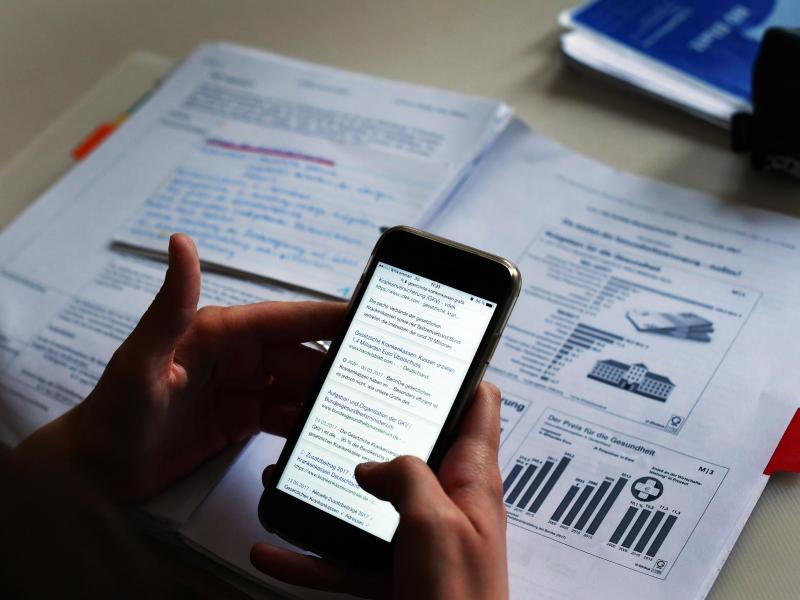
#> input picture assets/test/test5.jpg, 800 x 600 px, found by its file name
$ python edge_detection-both_edgesv0.py
#> lines starting #> are read from the running program, lines starting #| are printed output that depends on the picture; after the words box and inside, x2 and y2 are one past the last pixel; in counts of white or black regions, pixels touching at a corner belong together
# Trying to find the longest and kind of perpendicular edges of the phone to calculate the angles for the rotational matrix.
# A lot of errors.
# Lots of print statements because of debugging reasons.

import cv2
import numpy as np


def detect_edges(image):
    gray = cv2.cvtColor(image, cv2.COLOR_BGR2GRAY)
    blurred = cv2.GaussianBlur(gray, (5, 5), 0)
    edges = cv2.Canny(blurred, 50, 150)
    return edges


def detect_lines(edges):
    lines = cv2.HoughLinesP(edges, 1, np.pi / 180, threshold=50, minLineLength=50, maxLineGap=10)
    return lines


def find_longest_line(lines):
    longest_line = max(lines, key=lambda line: np.sqrt((line[0][2] - line[0][0]) ** 2 + (line[0][3] - line[0][1]) ** 2),
                       default=None)
    return longest_line


def find_perpendicular_lines(longest_line, lines):
    x1, y1, x2, y2 = longest_line[0]
    angle_long = np.arctan2(y2 - y1, x2 - x1)
    angle_perpendicular = angle_long + np.pi / 2  # Perpendicular angle to find the shorter edge of the phone

    print(f"Angle of long edge: {np.degrees(angle_long):.2f} degrees")
    print(f"Perpendicular angle: {np.degrees(angle_perpendicular):.2f} degrees")

    perpendicular_lines = []
    for line in lines:
        if np.array_equal(line, longest_line):
            continue
        x3, y3, x4, y4 = line[0]
        angle = np.arctan2(y4 - y3, x4 - x3)
        angle_diff = abs(angle - angle_perpendicular)
        print(
            f"Detected line angle: {np.degrees(angle):.2f} degs, angle diff: {np.degrees(angle_diff):.2f} degs")
        if np.isclose(angle_diff, 0, atol=np.pi / 6):  # Allow for larger deviation
            perpendicular_lines.append(line)

    if perpendicular_lines:
        longest_perpendicular_line = max(perpendicular_lines, key=lambda line: np.sqrt(
            (line[0][2] - line[0][0]) ** 2 + (line[0][3] - line[0][1]) ** 2), default=None)
        return longest_perpendicular_line
    return None


def calculate_angle(line):
    x1, y1, x2, y2 = line[0]
    angle = np.arctan2(y2 - y1, x2 - x1)
    return np.degrees(angle)


def draw_angle(image, line, angle, color=(0, 0, 255)):
    x1, y1, x2, y2 = line[0]
    cv2.line(image, (x1, y1), (x2, y2), color, 5)
    mid_x, mid_y = (x1 + x2) // 2, (y1 + y2) // 2

    angle_text = f"{angle:.2f} degs"
    cv2.putText(image, angle_text, (mid_x + 10, mid_y - 10), cv2.FONT_HERSHEY_COMPLEX, 0.5, color, 1, cv2.LINE_AA)
    return image


def main():
    # Read and resize the image
    frame = cv2.imread("../assets/test/test5.jpg")
#> frame is the input picture: shape (600, 800, 3); mean B, G, R 127.3, 120, 118.9
    frame = cv2.resize(frame, (500, 500))
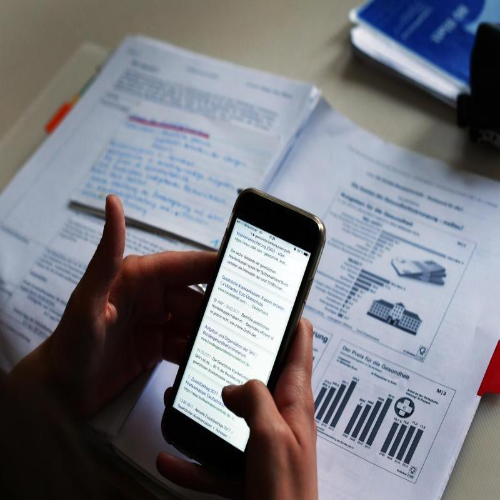
#> frame: shape (500, 500, 3); mean B, G, R 127.2, 119.9, 118.8

    # Detect edges
    edges = detect_edges(frame)
#> in detect_edges, `gray = cv2.cvtColor(image, cv2.COLOR_BGR2GRAY)`:
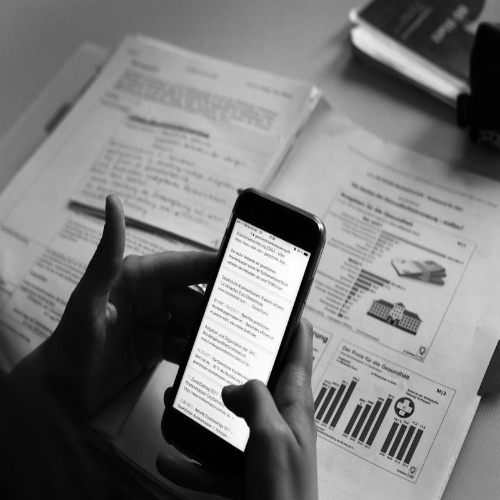
#> gray: shape (500, 500); min 0, max 254, mean 120.4
#> in detect_edges, `edges = cv2.Canny(blurred, 50, 150)`:
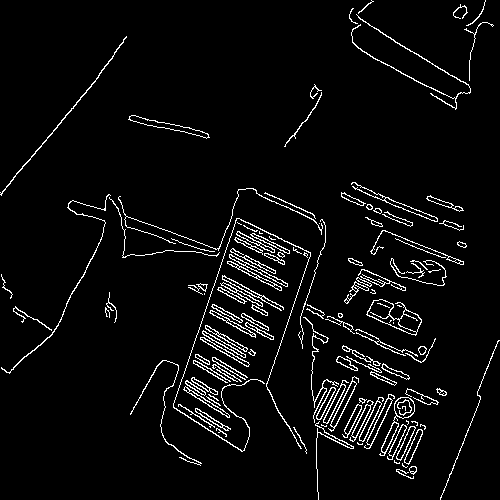
#> edges: shape (500, 500); 4.6% white in thin lines or dots

    # Detect lines using Hough Transform
    lines = detect_lines(edges)
#> in detect_lines, `lines = cv2.HoughLinesP(edges, 1, np.pi / 180, threshold=50, minLineLe..`: lines = 81 rows, first 6: [196, 247, 281, 290], [173, 406, 224, 255], [0, 192, 101, 72], [175, 240, 271, 268], [343, 346, 408, 376], [119, 214, 259, 262]

    if lines is not None:
        # Find the longest edge
        long_edge_line = find_longest_line(lines)
#> in find_longest_line, `longest_line = max(lines, key=lambda line: np.sqrt((line[0][2] - line[..`: longest_line = [[173, 406, 224, 255]]
#> long_edge_line = [[173, 406, 224, 255]]

        if long_edge_line is not None:
            # Find the perpendicular short edge
            short_edge_line = find_perpendicular_lines(long_edge_line, lines)
#> in find_perpendicular_lines, `x1, y1, x2, y2 = longest_line[0]`: x1 = 173; y1 = 406; x2 = 224; y2 = 255
#> in find_perpendicular_lines, `angle_long = np.arctan2(y2 - y1, x2 - x1)`: angle_long = -1.25
#> in find_perpendicular_lines, `angle_perpendicular = angle_long + np.pi / 2`: angle_perpendicular = 0.326
#| Angle of long edge: -71.34 degrees
#| Perpendicular angle: 18.66 degrees
#> the loop in find_perpendicular_lines, `for line in lines:` made 81 passes
#> (x3, y3, x4, y4, angle, angle_diff) on passes 1, 3, 4, 5, 6, 7, 8, 9, 10, 11, 12, 13: (196, 247, 281, 290, 0.468, 0.143), (0, 192, 101, 72, -0.871, 1.2), (175, 240, 271, 268, 0.284, 0.0419), (343, 346, 408, 376, 0.432, 0.107), (119, 214, 259, 262, 0.33, 0.00458), (196, 335, 247, 366, 0.546, 0.22), (350, 13, 450, 75, 0.555, 0.229), (350, 383, 413, 477, 0.98, 0.655), (351, 382, 414, 472, 0.96, 0.634), (311, 377, 413, 454, 0.647, 0.321), (0, 194, 98, 77, -0.874, 1.2), (369, 195, 459, 230, 0.371, 0.0452)
#| Detected line angle: 26.83 degs, angle diff: 8.17 degs
#| Detected line angle: -49.91 degs, angle diff: 68.58 degs
#| Detected line angle: 16.26 degs, angle diff: 2.40 degs
#| Detected line angle: 24.78 degs, angle diff: 6.11 degs
#| Detected line angle: 18.92 degs, angle diff: 0.26 degs
#| Detected line angle: 31.29 degs, angle diff: 12.63 degs
#| Detected line angle: 31.80 degs, angle diff: 13.14 degs
#| Detected line angle: 56.17 degs, angle diff: 37.51 degs
#> (further printed lines are left out)
#> after the loop in find_perpendicular_lines, `for line in lines:`: perpendicular_lines = 61 items, first 6: [[196, 247, 281, 290]], [[175, 240, 271, 268]], [[343, 346, 408, 376]], [[119, 214, 259, 262]], [[196, 335, 247, 366]], [[350, 13, 450, 75]]
#> in find_perpendicular_lines, `longest_perpendicular_line = max(perpendicular_lines, key=lambda line:..`: longest_perpendicular_line = [[119, 214, 259, 262]]
#> short_edge_line = [[119, 214, 259, 262]]

            if short_edge_line is not None:
                # Calculate the angles of the long and short edge lines
                angle_long = calculate_angle(long_edge_line)
#> in calculate_angle, `x1, y1, x2, y2 = line[0]`: x1 = 173; y1 = 406; x2 = 224; y2 = 255
#> in calculate_angle, `angle = np.arctan2(y2 - y1, x2 - x1)`: angle = -1.25
#> angle_long = -71.34
                angle_short = calculate_angle(short_edge_line)
#> angle_short = 18.92

                # Draw the angles on the original image
                frame = draw_angle(frame, long_edge_line, angle_long, color=(0, 255, 0))
#> in draw_angle, `x1, y1, x2, y2 = line[0]`: x1 = 173; y1 = 406; x2 = 224; y2 = 255
#> in draw_angle, `mid_x, mid_y = (x1 + x2) // 2, (y1 + y2) // 2`: mid_x = 198; mid_y = 330
#> in draw_angle, `angle_text = f"{angle:.2f} degs"`: angle_text = '-71.34 degs'
                frame = draw_angle(frame, short_edge_line, angle_short, color=(255, 0, 0))
#> call 2 of draw_angle, with line = array of shape (1, 4), angle = 18.92, color = (255, 0, 0)
#> in draw_angle (call 2), `x1, y1, x2, y2 = line[0]`: x1 = 119; y1 = 214; x2 = 259; y2 = 262
#> in draw_angle (call 2), `mid_x, mid_y = (x1 + x2) // 2, (y1 + y2) // 2`: mid_x = 189; mid_y = 238
#> in draw_angle (call 2), `angle_text = f"{angle:.2f} degs"`: angle_text = '18.92 degs'
#> in draw_angle (call 2), `cv2.putText(image, angle_text, (mid_x + 10, mid_y - 10), cv2.FONT_HERS..`:
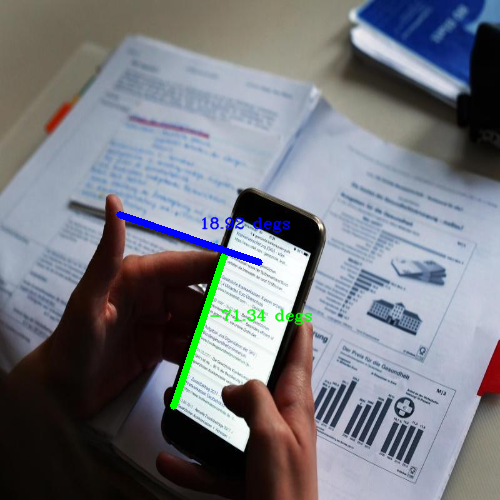
#> image: shape (500, 500, 3); mean B, G, R 127, 119.8, 117.3
            else:
                print("Could not find a perpendicular line.")
                return
        else:
            print("Could not find the long edge.")
            return
    else:
        print("No lines detected :(")
        return

    print(f"Angle of the long edge: {angle_long:.2f} degs")
#| Angle of the long edge: -71.34 degs
    print(f"Angle of the short edge: {angle_short:.2f} degs")
#| Angle of the short edge: 18.92 degs

    # Show the images
    cv2.imshow("Both edges and angles", frame)
    cv2.waitKey(0)
    cv2.destroyAllWindows()


if __name__ == "__main__":
    main()

$ run again, with assets/test/test1.jpg copied over assets/test/test5.jpg
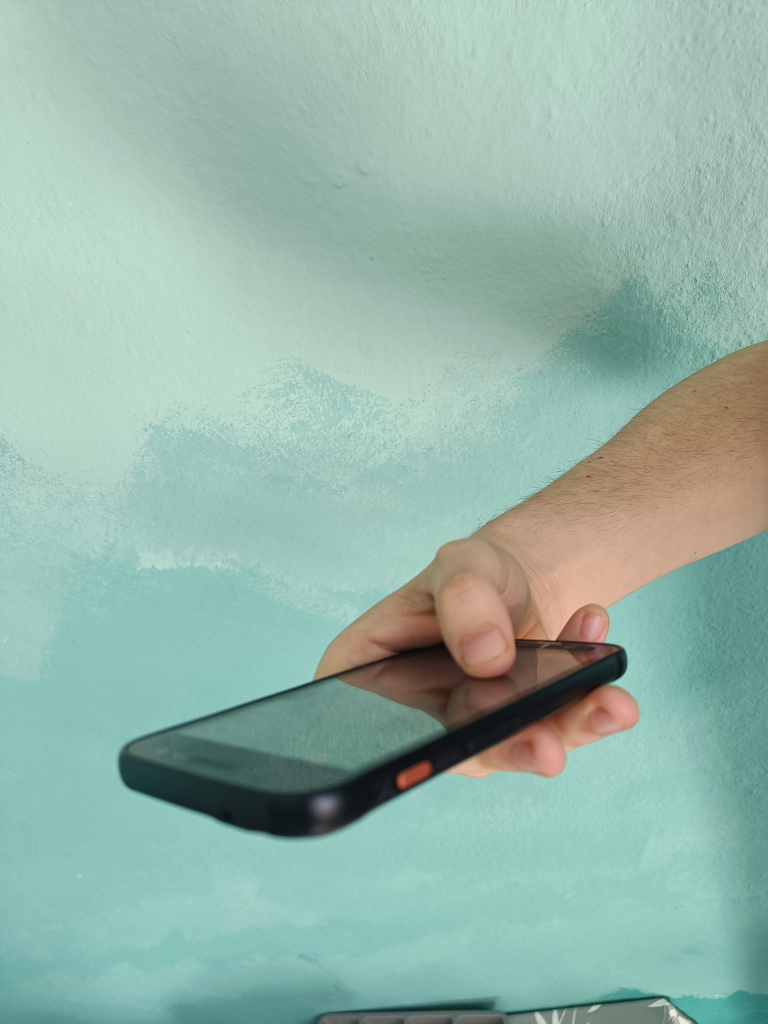
#> input picture assets/test/test1.jpg, 3072 x 4096 px, found by its file name (shown at 1/4 size)
#> in main, frame is the input picture: shape (4096, 3072, 3); mean B, G, R 168.7, 180.5, 149.6
#> frame: shape (500, 500, 3)
#> in detect_edges, `gray = cv2.cvtColor(image, cv2.COLOR_BGR2GRAY)`:
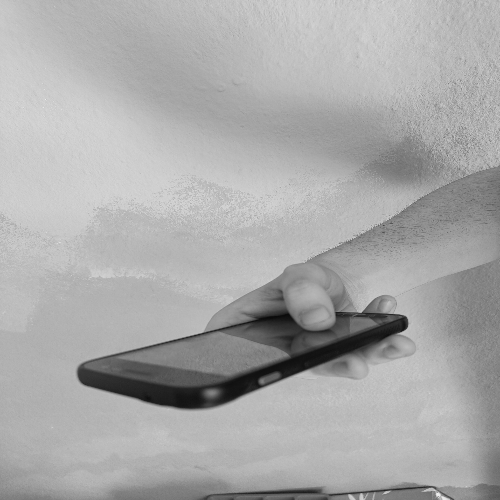
#> gray: shape (500, 500); min 10, max 239, mean 169.8
#> in detect_edges, `edges = cv2.Canny(blurred, 50, 150)`:
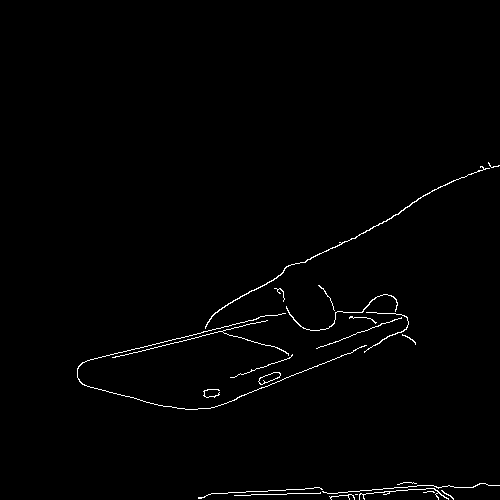
#> edges: shape (500, 500); 1% white in thin lines or dots, all inside (x1, y1, x2, y2) = (77, 162, 500, 500)
#> in detect_lines, `lines = cv2.HoughLinesP(edges, 1, np.pi / 180, threshold=50, minLineLe..`: lines = 13 rows, first 6: [82, 362, 271, 315], [234, 495, 326, 492], [210, 408, 366, 345], [112, 357, 256, 322], [326, 251, 403, 210], [316, 348, 405, 316]
#> longest_line = [[82, 362, 271, 315]]
#> x1 = 82; y1 = 362; x2 = 271; y2 = 315
#> angle_long = -0.244
#> angle_perpendicular = 1.33
#| Angle of long edge: -13.96 degrees
#| Perpendicular angle: 76.04 degrees
#> the loop in find_perpendicular_lines, `for line in lines:` made 13 passes
#> (x3, y3, x4, y4, angle, angle_diff) on passes 2 to 9: (234, 495, 326, 492, -0.0326, 1.36), (210, 408, 366, 345, -0.384, 1.71), (112, 357, 256, 322, -0.238, 1.57), (326, 251, 403, 210, -0.489, 1.82), (316, 348, 405, 316, -0.345, 1.67), (219, 309, 280, 275, -0.508, 1.84), (211, 493, 321, 488, -0.0454, 1.37), (329, 496, 414, 489, -0.0822, 1.41)
#> (printed output is left out)
#> after the loop in find_perpendicular_lines, `for line in lines:`: perpendicular_lines = []

$ run again, with assets/test/test3.jpg copied over assets/test/test5.jpg
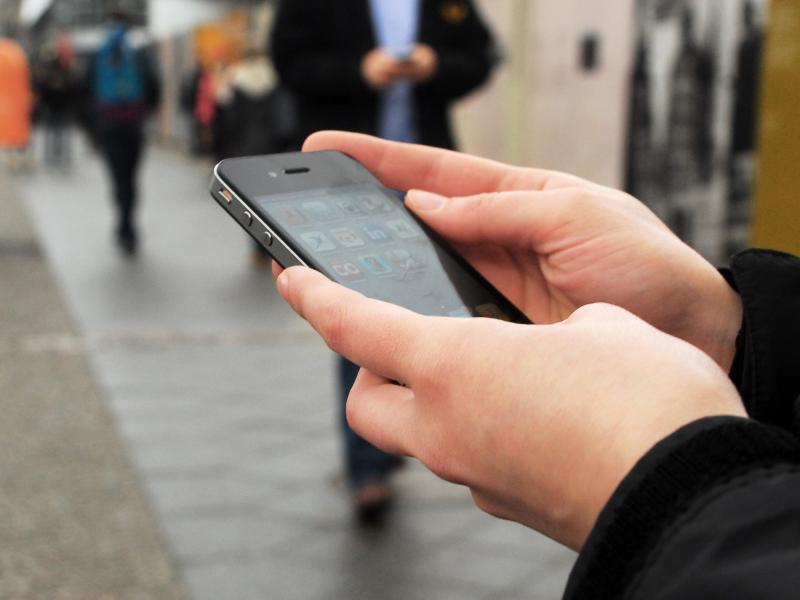
#> input picture assets/test/test3.jpg, 800 x 600 px, found by its file name
#> in main, frame is the input picture: shape (600, 800, 3); mean B, G, R 111, 121.2, 135.4
#> frame: shape (500, 500, 3)
#> in detect_edges, `gray = cv2.cvtColor(image, cv2.COLOR_BGR2GRAY)`:
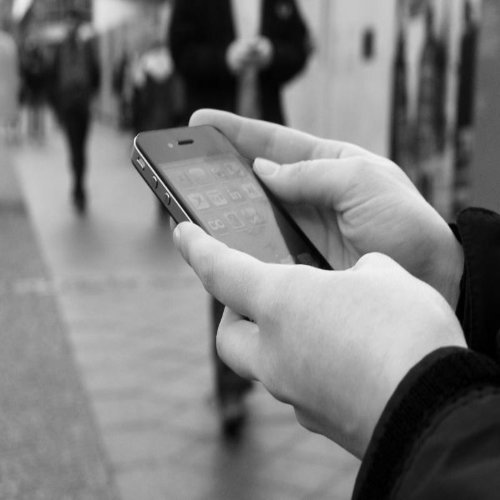
#> gray: shape (500, 500); min 0, max 244, mean 124.2
#> in detect_edges, `edges = cv2.Canny(blurred, 50, 150)`:
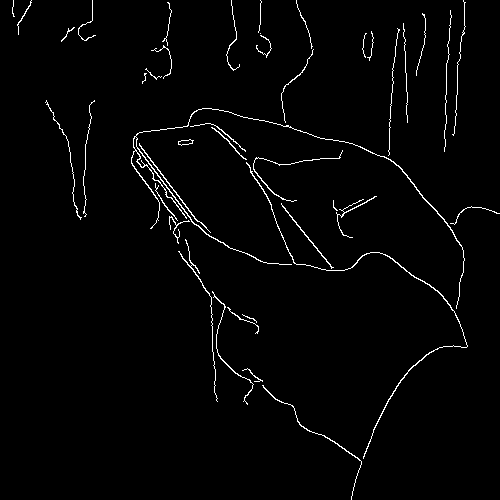
#> edges: shape (500, 500); 2% white in thin lines or dots
#> in detect_lines, `lines = cv2.HoughLinesP(edges, 1, np.pi / 180, threshold=50, minLineLe..`: lines = 16 rows, first 6: [281, 204, 334, 270], [134, 137, 208, 235], [145, 157, 194, 224], [285, 210, 333, 270], [389, 129, 394, 57], [404, 29, 407, 122]
#> longest_line = [[134, 137, 208, 235]]
#> x1 = 134; y1 = 137; x2 = 208; y2 = 235
#> angle_long = 0.924
#> angle_perpendicular = 2.49
#| Angle of long edge: 52.94 degrees
#| Perpendicular angle: 142.94 degrees
#> the loop in find_perpendicular_lines, `for line in lines:` made 16 passes
#> (x3, y3, x4, y4, angle, angle_diff) on passes 1, 3, 4, 5, 6, 7, 8, 9: (281, 204, 334, 270, 0.894, 1.6), (145, 157, 194, 224, 0.939, 1.56), (285, 210, 333, 270, 0.896, 1.6), (389, 129, 394, 57, -1.5, 4), (404, 29, 407, 122, 1.54, 0.956), (388, 155, 453, 232, 0.87, 1.63), (228, 141, 274, 194, 0.856, 1.64), (210, 108, 300, 130, 0.24, 2.26)
#> (printed output is left out)
#> after the loop in find_perpendicular_lines, `for line in lines:`: perpendicular_lines = []
